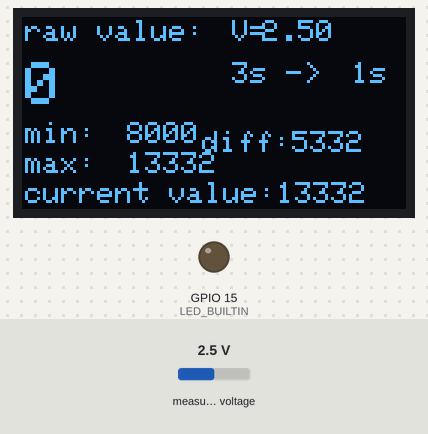
Simulated run of this sketch. Board: ESP32-S2. Parts: 128×64 one-colour display, output pins drawn as LEDs (lit = HIGH). Inputs (shaded band) come from the test bench; at power-on: measured voltage 2.5 V.

Above: at 1.2 s.
At 2.2 s:
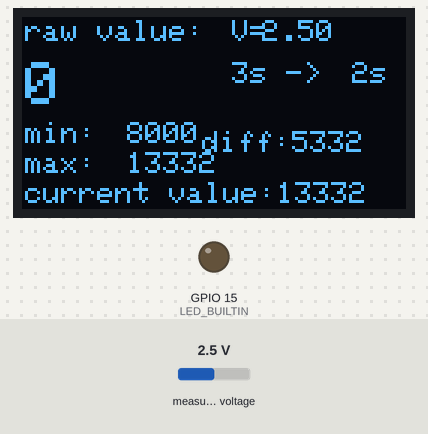
2.3 s: measured voltage set to 0.1 V
At 3.7 s:
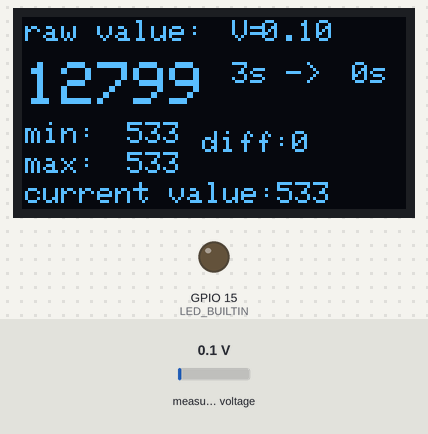
3.9 s: measured voltage set to 1.2 V
At 4.8 s:
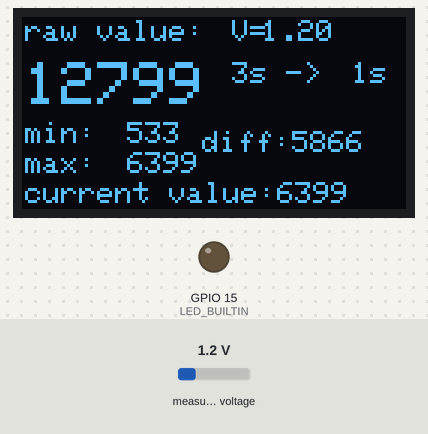
5.5 s: measured voltage set to 2.5 V
At 9.6 s:
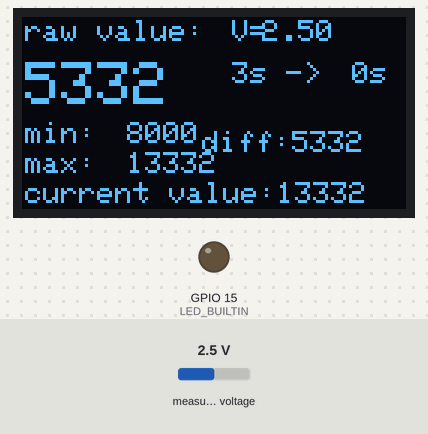
Timing chart, 0 to 11.1 s (numbered marks = the images above; inputs shaded):
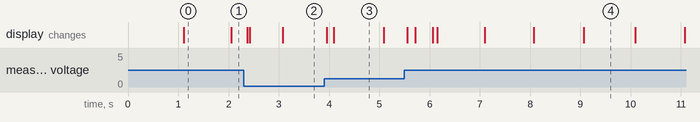

Measured:
- after the input at 2.3 s, the display: first changes after 0.07 s (image 2 shows a later state)
- what the display in image 0 shows lasts 1.0 s, from 1.1 s to 2.1 s
- what the display in image 3 shows lasts 1.0 s, from 4.1 s to 5.1 s

The sketch:

21_esp32s2_oled_analogread_ADS1115.ino
```cpp
#include "OledStuff.h"
#include "ads1115_stuff.h"
#include "analog.h"

void setup()
{
  oled_start();
  adc1115_start();
  analog_start();
}

void loop()
{
  handle_analogRead();
}
```

ads1115_stuff.h
```cpp
#include<ADS1115_WE.h>
#include<Wire.h>

// SDA nad SCL just the same as SDA and SCL in oled disply

#define I2C_ADDRESS 0x48
float voltage = 0.0;
ADS1115_WE adc = ADS1115_WE(I2C_ADDRESS);

void adc1115_start()
{
  // Serial.begin(9600);
   if(!adc.init()){
    // Serial.println("ADS1115 not connected!");
  }
  else
  {
      adc.setVoltageRange_mV(ADS1115_RANGE_6144); //comment line/change parameter to change range
  }
}


float readChannel(ADS1115_MUX channel) {
  float voltage = 0.0;
  adc.setCompareChannels(channel);
  adc.startSingleMeasurement();
  while(adc.isBusy()){}
  voltage = adc.getResult_mV(); // alternative: getResult_mV for Millivolt
  // Serial.println(voltage);
  return voltage;
}

float reat_value_adc1115()
{
  float voltage = 0.0;
  adc.setCompareChannels(ADS1115_COMP_0_GND);
  adc.startSingleMeasurement();
  while(adc.isBusy()){}
  voltage = adc.getResult_mV(); // alternative: getResult_mV for Millivolt
  return voltage;
}

float reat_V_value_adc1115()
{
  float voltage = 0.0;
  adc.setCompareChannels(ADS1115_COMP_0_GND);
  adc.startSingleMeasurement();
  while(adc.isBusy()){}
  voltage = adc.getResult_V(); // alternative: getResult_mV for Millivolt
  return voltage;
}

float reat_raw_value_adc1115()
{
  float voltage = 0.0;
  adc.setCompareChannels(ADS1115_COMP_0_GND);
  adc.startSingleMeasurement();
  while(adc.isBusy()){}
  voltage = adc.getRawResult(); // alternative: getResult_mV for Millivolt
  return voltage;
}
```

analog.h
```cpp
#include "USBCDC.h"
#define analog_pin 3 //analogpin x pin 3
#define MESSAGE_LENGTH 10 // max message lenght
char message[MESSAGE_LENGTH];
int analog_value;
long int current_time = 0;
long int last_update_time_for_max_value = millis();
long int last_update_time_for_current_value = millis();
int record_min = 8000;
int record_max = 0;
int interval_to_measure_max_difference = 3000; // <----------------------------------- MANUAL SETUP  - interval between displaying value
int interval_for_current_analog_value = 200; // <----------------------------------- MANUAL SETUP  - interval between displaying value
int max_difference = 0;
int analog_value_to_display=0;
int current_difference=0;
float V=0;
void analog_start()
{
  pinMode(LED_BUILTIN, OUTPUT);
  // Serial.begin(9600);
}

void blink()
{
  digitalWrite(LED_BUILTIN, HIGH);  // turn the LED on (HIGH is the voltage level)
  delayMicroseconds(200);                         // wait
  digitalWrite(LED_BUILTIN, LOW);   // turn the LED off by making the voltage LOW
}


void handle_analogRead()
{
  // Serial.println(current_time);
  // Serial.println(current_time/1000);
  // Serial.println();
  // oled_update(String(analogRead(analog_pin)));

  current_time=millis();
    if(current_time-last_update_time_for_max_value>interval_to_measure_max_difference)
  {
    // snprintf(message, MESSAGE_LENGTH, "raw value: %d" , ); //convert int to char
    // Serial.print("raw value: ");
    // Serial.println(record_max-record_min);
    max_difference = record_max-record_min;
    last_update_time_for_max_value=millis();
    record_max=0;
    record_min=8000;
    blink();
  }
  analog_value = reat_raw_value_adc1115();
  // analog_value = analogRead(analog_pin);
  if(analog_value > record_max)
  {
    record_max=analog_value;
  }
  if(analog_value < record_min)
  {
    record_min=analog_value;
  }

  if(current_time-last_update_time_for_current_value>interval_for_current_analog_value)
  {
    analog_value_to_display = reat_raw_value_adc1115();
    current_difference = record_max-record_min;
    last_update_time_for_current_value=millis();
    V=reat_V_value_adc1115();
  }

    oled_display_content(max_difference,  interval_to_measure_max_difference,   current_time-last_update_time_for_max_value,   analog_value_to_display,  record_min,  record_max, current_difference ,V);

}
```

Source omitted: OledStuff.h (data table, 9051 bytes)
